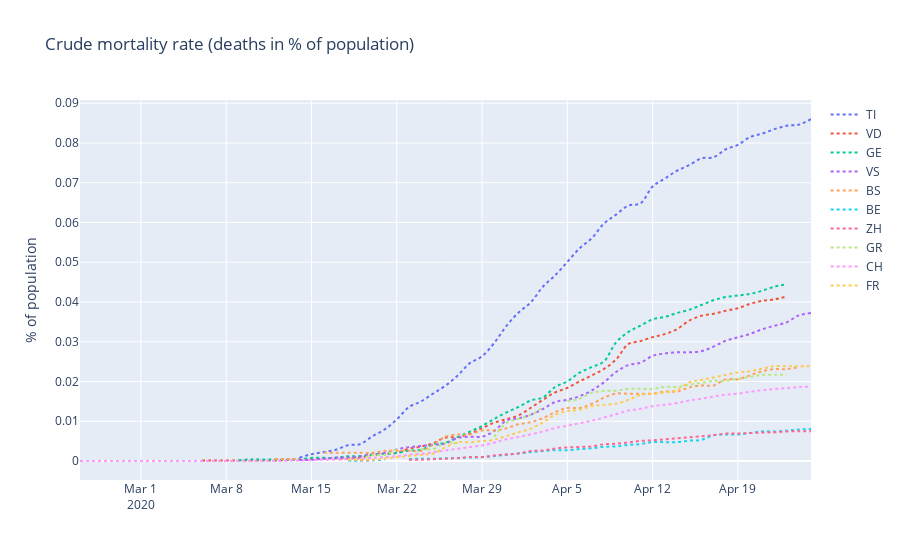
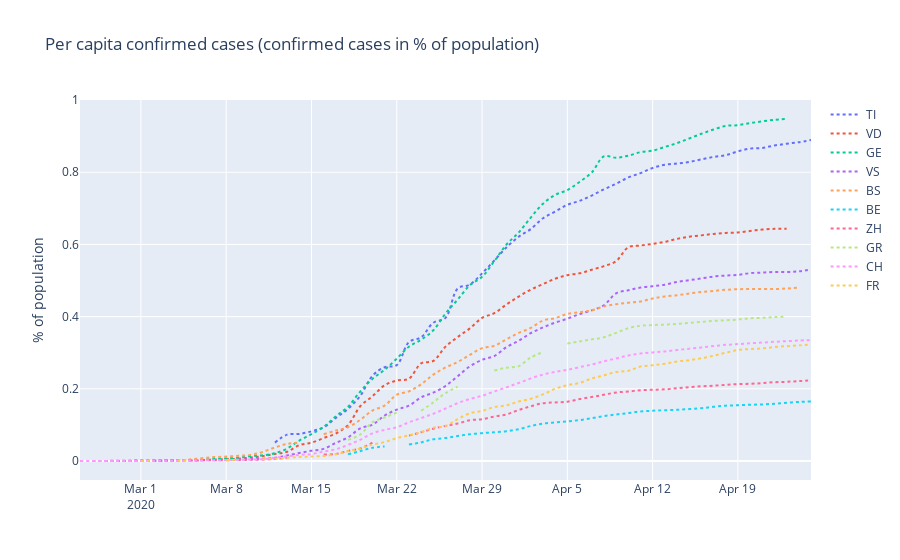
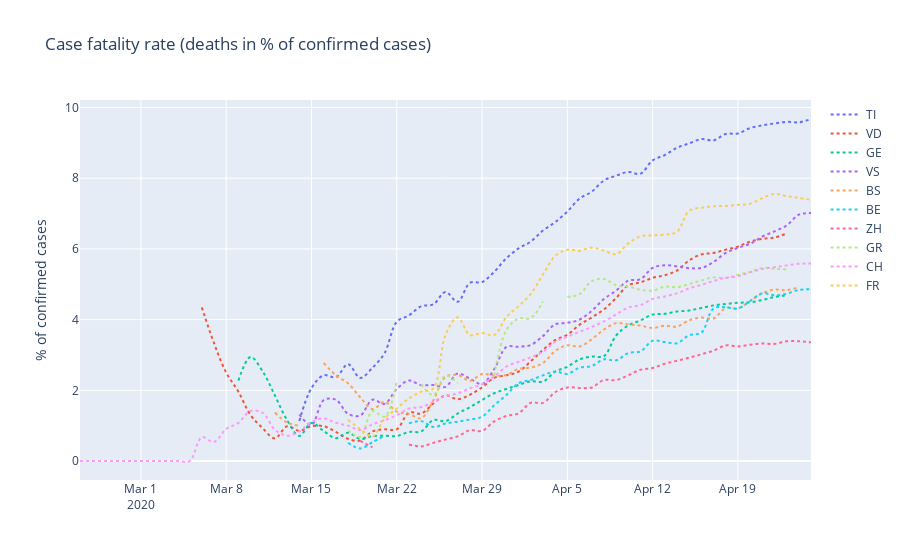

Source (notebook cell) for these figures, in order:
### Markdown cell above
-----------------------------------------
# Wöchentliche Todesfälle in der Schweiz 2020
### Grafik des BFS ergänzt mit den bestätigten Todesfällen durch COVID-19 (rote Balken):

<img src="BFS-21-04-2020.png" alt="Drawing" style="width: 800px;"/>

Quelle: [BFS, 2020](https://www.bfs.admin.ch/bfs/de/home/statistiken/gesundheit/gesundheitszustand/sterblichkeit-todesursachen.html)  
Stand: 21.4.2020

-----------------------------------------
### Zum Vergleich die Grippewelle von 2016/2017:

<img src="WTF1617.png" alt="Drawing" style="width: 800px;"/>



Quelle: [BFS, 2017](https://www.bfs.admin.ch/bfs/de/home/statistiken/gesundheit/gesundheitszustand/sterblichkeit-todesursachen.assetdetail.4482306.html)

-----------------------------------------

### Code cell
#select countries
       #what countries are there?
       #df["countriesAndTerritories"].unique()

cantons = ["TI","VD","GE","VS","BS","BE","ZH", "GR", "CH","FR"]
df_cantons = df2[df2["Country"].isin(cantons)]
df_cantons=df_cantons.sort_values(by=['Country','Date'])

#calculation of additional parameters
df_cantons['Mortality_%'] = df_cantons.deaths / df_cantons.cases * 100
df_cantons['Extent_%'] = df_cantons.cases / df_cantons.popData2018 * 100
df_cantons['Deaths%pop']=df_cantons.deaths / df_cantons.popData2018 * 100

'''md
# Plotly
'''

# Quelle: https://www.youtube.com/watch?v=XUNaGFa9xCM
# dort gibt es ein weiteres Beispiel mit Widgets und interactive
#df.loc[df['Country'] == "Italy"]

import plotly as py
import plotly.graph_objs as go
import ipywidgets as widgets
import numpy as np
py.offline.init_notebook_mode(connected=True)
#                                                                                   Fig. (a)
layouta = go.Layout(
    title='Case fatality rate (deaths in % of confirmed cases)',
    yaxis=dict(
        title='% of confirmed cases'
    ),
)

trace_cantons0a = go.Scatter(
    x=df_cantons.loc[df_cantons['Country'] == cantons[0],"Date"],
    y=df_cantons.loc[df_cantons['Country'] == cantons[0], "Mortality_%"],
    mode='lines',
    name=cantons[0],
    line=dict(
        shape='spline',
        dash='dot'
    )
)
trace_cantons1a = go.Scatter(
    x=df_cantons.loc[df_cantons['Country'] == cantons[1],"Date"],
    y=df_cantons.loc[df_cantons['Country'] == cantons[1],"Mortality_%"],
    mode='lines',
    name=cantons[1],
    line=dict(
        shape='spline',
        dash='dot'
    )
)
trace_cantons2a = go.Scatter(
    x=df_cantons.loc[df_cantons['Country'] == cantons[2],"Date"],
    y=df_cantons.loc[df_cantons['Country'] == cantons[2], "Mortality_%"],
    mode='lines',
    name=cantons[2],
    line=dict(
        shape='spline',
        dash='dot'
    )
)
trace_cantons3a = go.Scatter(
    x=df_cantons.loc[df_cantons['Country'] == cantons[3],"Date"],
    y=df_cantons.loc[df_cantons['Country'] == cantons[3],"Mortality_%"],
    mode='lines',
    name=cantons[3],
    line=dict(
        shape='spline',
        dash='dot'
    )
)
trace_cantons4a = go.Scatter(
    x=df_cantons.loc[df_cantons['Country'] == cantons[4],"Date"],
    y=df_cantons.loc[df_cantons['Country'] == cantons[4], "Mortality_%"],
    mode='lines',
    name=cantons[4],
    line=dict(
        shape='spline',
        dash='dot'
    )
)
trace_cantons5a = go.Scatter(
    x=df_cantons.loc[df_cantons['Country'] == cantons[5],"Date"],
    y=df_cantons.loc[df_cantons['Country'] == cantons[5],"Mortality_%"],
    mode='lines',
    name=cantons[5],
    line=dict(
        shape='spline',
        dash='dot'
    )
)
trace_cantons6a = go.Scatter(
    x=df_cantons.loc[df_cantons['Country'] == cantons[6],"Date"],
    y=df_cantons.loc[df_cantons['Country'] == cantons[6],"Mortality_%"],
    mode='lines',
    name=cantons[6],
    line=dict(
        shape='spline',
        dash='dot'
    )
)
trace_cantons7a = go.Scatter(
    x=df_cantons.loc[df_cantons['Country'] == cantons[7],"Date"],
    y=df_cantons.loc[df_cantons['Country'] == cantons[7],"Mortality_%"],
    mode='lines',
    name=cantons[7],
    line=dict(
        shape='spline',
        dash='dot'
    )
)
trace_cantons8a = go.Scatter(
    x=df_cantons.loc[df_cantons['Country'] == cantons[8],"Date"],
    y=df_cantons.loc[df_cantons['Country'] == cantons[8],"Mortality_%"],
    mode='lines',
    name=cantons[8],
    line=dict(
        shape='spline',
        dash='dot'
    )
)
trace_cantons9a = go.Scatter(
    x=df_cantons.loc[df_cantons['Country'] == cantons[9],"Date"],
    y=df_cantons.loc[df_cantons['Country'] == cantons[9],"Mortality_%"],
    mode='lines',
    name=cantons[9],
    line=dict(
        shape='spline',
        dash='dot'
    )
)

#                                                                                   Fig. (b)
layoutb = go.Layout(
    title='Per capita confirmed cases (confirmed cases in % of population)',
    yaxis=dict(
        title='% of population'
    ),
)

trace_cantons0b = go.Scatter(
    x=df_cantons.loc[df_cantons['Country'] == cantons[0],"Date"],
    y=df_cantons.loc[df_cantons['Country'] == cantons[0], "Extent_%"],
    mode='lines',
    name=cantons[0],
    line=dict(
        shape='spline',
        dash='dot'
    )
)
trace_cantons1b = go.Scatter(
    x=df_cantons.loc[df_cantons['Country'] == cantons[1],"Date"],
    y=df_cantons.loc[df_cantons['Country'] == cantons[1],"Extent_%"],
    mode='lines',
    name=cantons[1],
    line=dict(
        shape='spline',
        dash='dot'
    )
)
trace_cantons2b = go.Scatter(
    x=df_cantons.loc[df_cantons['Country'] == cantons[2],"Date"],
    y=df_cantons.loc[df_cantons['Country'] == cantons[2], "Extent_%"],
    mode='lines',
    name=cantons[2],
    line=dict(
        shape='spline',
        dash='dot'
    )
)
trace_cantons3b = go.Scatter(
    x=df_cantons.loc[df_cantons['Country'] == cantons[3],"Date"],
    y=df_cantons.loc[df_cantons['Country'] == cantons[3],"Extent_%"],
    mode='lines',
    name=cantons[3],
    line=dict(
        shape='spline',
        dash='dot'
    )
)
trace_cantons4b = go.Scatter(
    x=df_cantons.loc[df_cantons['Country'] == cantons[4],"Date"],
    y=df_cantons.loc[df_cantons['Country'] == cantons[4], "Extent_%"],
    mode='lines',
    name=cantons[4],
    line=dict(
        shape='spline',
        dash='dot'
    )
)
trace_cantons5b = go.Scatter(
    x=df_cantons.loc[df_cantons['Country'] == cantons[5],"Date"],
    y=df_cantons.loc[df_cantons['Country'] == cantons[5],"Extent_%"],
    mode='lines',
    name=cantons[5],
    line=dict(
        shape='spline',
        dash='dot'
    )
)
trace_cantons6b = go.Scatter(
    x=df_cantons.loc[df_cantons['Country'] == cantons[6],"Date"],
    y=df_cantons.loc[df_cantons['Country'] == cantons[6],"Extent_%"],
    mode='lines',
    name=cantons[6],
    line=dict(
        shape='spline',
        dash='dot'
    )
)
trace_cantons7b = go.Scatter(
    x=df_cantons.loc[df_cantons['Country'] == cantons[7],"Date"],
    y=df_cantons.loc[df_cantons['Country'] == cantons[7],"Extent_%"],
    mode='lines',
    name=cantons[7],
    line=dict(
        shape='spline',
        dash='dot'
    )
)
trace_cantons8b = go.Scatter(
    x=df_cantons.loc[df_cantons['Country'] == cantons[8],"Date"],
    y=df_cantons.loc[df_cantons['Country'] == cantons[8],"Extent_%"],
    mode='lines',
    name=cantons[8],
    line=dict(
        shape='spline',
        dash='dot'
    )
)
trace_cantons9b = go.Scatter(
    x=df_cantons.loc[df_cantons['Country'] == cantons[9],"Date"],
    y=df_cantons.loc[df_cantons['Country'] == cantons[9],"Extent_%"],
    mode='lines',
    name=cantons[9],
    line=dict(
        shape='spline',
        dash='dot'
    )
)

#                                                                                   Fig. (c)

layoutc = go.Layout(
    title='Crude mortality rate (deaths in % of population)',
    yaxis=dict(
        title='% of population'
    ),
)

trace_cantons0c = go.Scatter(
    x=df_cantons.loc[df_cantons['Country'] == cantons[0],"Date"],
    y=df_cantons.loc[df_cantons['Country'] == cantons[0], "Deaths%pop"],
    mode='lines',
    name=cantons[0],
    line=dict(
        shape='spline',
        dash='dot'
    )
)
trace_cantons1c = go.Scatter(
    x=df_cantons.loc[df_cantons['Country'] == cantons[1],"Date"],
    y=df_cantons.loc[df_cantons['Country'] == cantons[1],"Deaths%pop"],
    mode='lines',
    name=cantons[1],
    line=dict(
        shape='spline',
        dash='dot'
    )
)
trace_cantons2c = go.Scatter(
    x=df_cantons.loc[df_cantons['Country'] == cantons[2],"Date"],
    y=df_cantons.loc[df_cantons['Country'] == cantons[2], "Deaths%pop"],
    mode='lines',
    name=cantons[2],
    line=dict(
        shape='spline',
        dash='dot'
    )
)
trace_cantons3c = go.Scatter(
    x=df_cantons.loc[df_cantons['Country'] == cantons[3],"Date"],
    y=df_cantons.loc[df_cantons['Country'] == cantons[3],"Deaths%pop"],
    mode='lines',
    name=cantons[3],
    line=dict(
        shape='spline',
        dash='dot'
    )
)
trace_cantons4c = go.Scatter(
    x=df_cantons.loc[df_cantons['Country'] == cantons[4],"Date"],
    y=df_cantons.loc[df_cantons['Country'] == cantons[4], "Deaths%pop"],
    mode='lines',
    name=cantons[4],
    line=dict(
        shape='spline',
        dash='dot'
    )
)
trace_cantons5c = go.Scatter(
    x=df_cantons.loc[df_cantons['Country'] == cantons[5],"Date"],
    y=df_cantons.loc[df_cantons['Country'] == cantons[5],"Deaths%pop"],
    mode='lines',
    name=cantons[5],
    line=dict(
        shape='spline',
        dash='dot'
    )
)
trace_cantons6c = go.Scatter(
    x=df_cantons.loc[df_cantons['Country'] == cantons[6],"Date"],
    y=df_cantons.loc[df_cantons['Country'] == cantons[6],"Deaths%pop"],
    mode='lines',
    name=cantons[6],
    line=dict(
        shape='spline',
        dash='dot'
    )
)
trace_cantons7c = go.Scatter(
    x=df_cantons.loc[df_cantons['Country'] == cantons[7],"Date"],
    y=df_cantons.loc[df_cantons['Country'] == cantons[7],"Deaths%pop"],
    mode='lines',
    name=cantons[7],
    line=dict(
        shape='spline',
        dash='dot'
    )
)
trace_cantons8c = go.Scatter(
    x=df_cantons.loc[df_cantons['Country'] == cantons[8],"Date"],
    y=df_cantons.loc[df_cantons['Country'] == cantons[8],"Deaths%pop"],
    mode='lines',
    name=cantons[8],
    line=dict(
        shape='spline',
        dash='dot'
    )
)
trace_cantons9c = go.Scatter(
    x=df_cantons.loc[df_cantons['Country'] == cantons[9],"Date"],
    y=df_cantons.loc[df_cantons['Country'] == cantons[9],"Deaths%pop"],
    mode='lines',
    name=cantons[9],
    line=dict(
        shape='spline',
        dash='dot'
    )
)
fig_cantonsc = go.Figure(data=[trace_cantons0c, trace_cantons1c, trace_cantons2c, trace_cantons3c, trace_cantons4c, trace_cantons5c, trace_cantons6c, trace_cantons7c, trace_cantons8c, trace_cantons9c], layout=layoutc)
py.offline.iplot(fig_cantonsc)

fig_cantonsb = go.Figure(data=[trace_cantons0b, trace_cantons1b, trace_cantons2b, trace_cantons3b, trace_cantons4b, trace_cantons5b, trace_cantons6b, trace_cantons7b, trace_cantons8b, trace_cantons9b], layout=layoutb)
py.offline.iplot(fig_cantonsb)

fig_cantonsa = go.Figure(data=[trace_cantons0a, trace_cantons1a, trace_cantons2a, trace_cantons3a, trace_cantons4a, trace_cantons5a, trace_cantons6a, trace_cantons7a, trace_cantons8a, trace_cantons9a], layout=layouta)
py.offline.iplot(fig_cantonsa)
